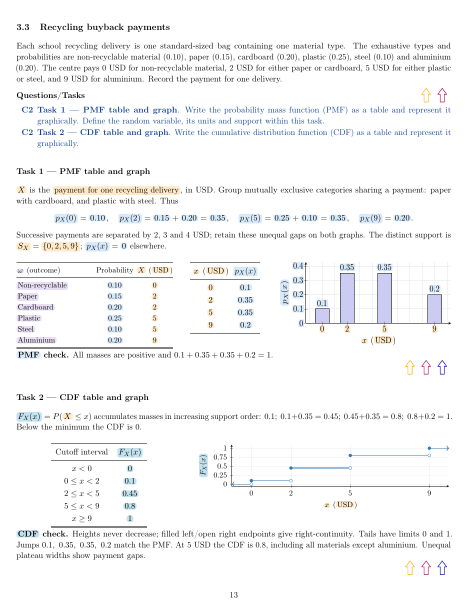
#> input picture tmp/practice-outcome-rows/row-13.png, 935 x 1210 px, given in place of row-9.png, which was not available (shown at 1/2 size)
$ python contact.py
#> lines starting #> are read from the running program, lines starting #| are printed output that depends on the picture
from PIL import Image,ImageOps,ImageDraw
from pathlib import Path
pages=[9,11,13,15,17,20,24,27,31,35,39]
canvas=Image.new('RGB',(1872,2460),'white')
#> canvas: PIL image 1872x2460 RGB; every value is 255
for i,n in enumerate(pages):
 im=Image.open(f'tmp/practice-outcome-rows/row-{n}.png');im.thumbnail((460,600))
#> further down, im is the input picture: PIL image 935x1210 RGB; mean R, G, B 245.4, 245.8, 246.5
#> after `im.thumbnail((460, 600))`:
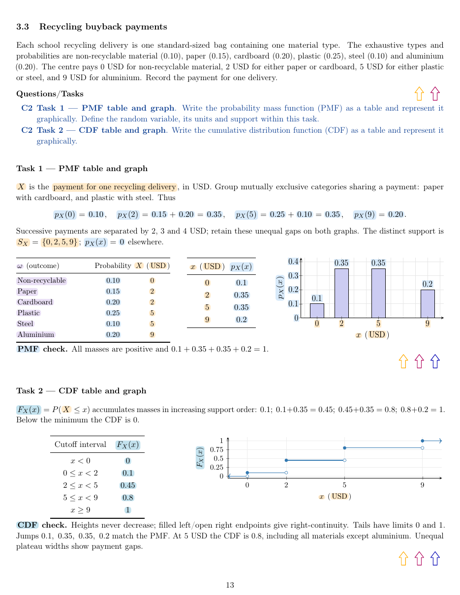
#> im: PIL image 460x595 RGB; mean R, G, B 245.1, 245.5, 246.2
 x=(i%4)*468;y=(i//4)*820
 canvas.paste(im,(x,y));ImageDraw.Draw(canvas).text((x+10,y+605),str(n),fill='black')
#> after `canvas.paste(im, (x, y))`:
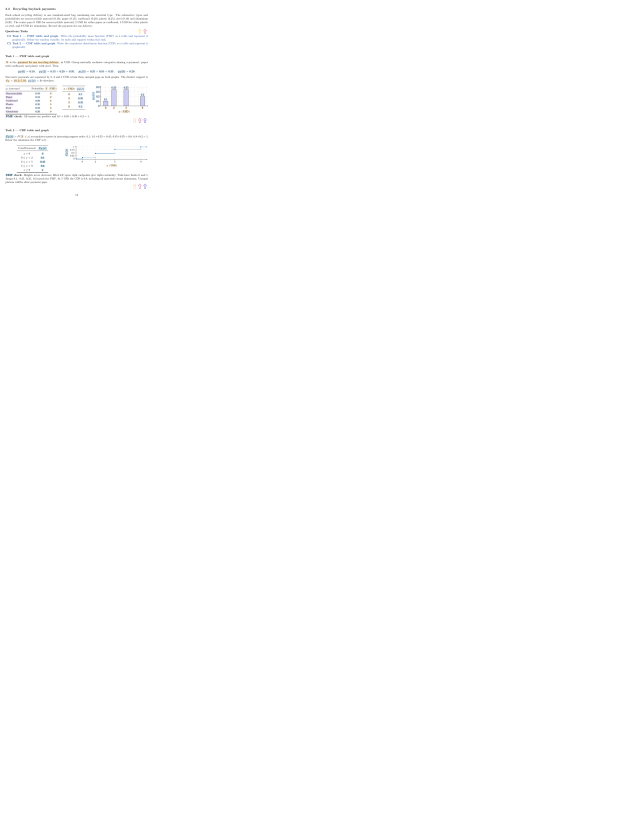
#> canvas: PIL image 1872x2460 RGB (shown at 1/3 size); mean R, G, B 254.4, 254.4, 254.5
#> pass 2 of the loop `for i,n in enumerate(pages):`:
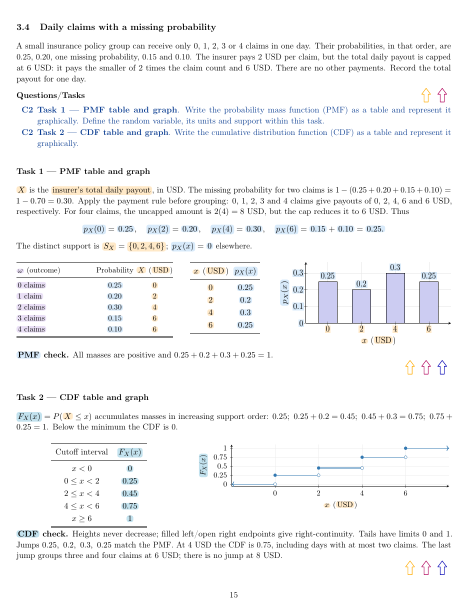
#> input picture tmp/practice-outcome-rows/row-15.png, 935 x 1210 px, given in place of row-11.png, which was not available (shown at 1/2 size)
#> im is the input picture: PIL image 935x1210 RGB; mean R, G, B 245.2, 245.6, 246.4
#> `im.thumbnail((460, 600))`:
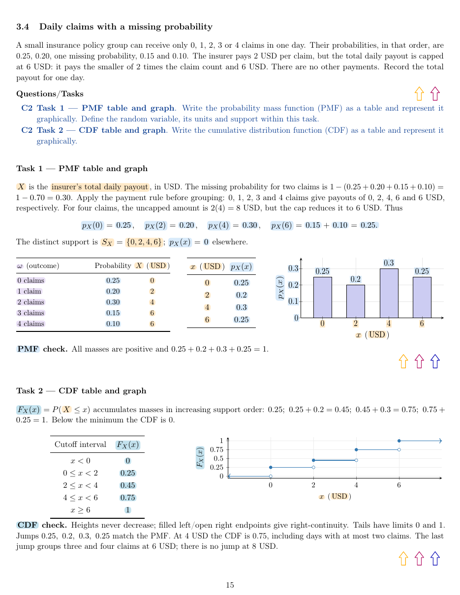
#> im: PIL image 460x595 RGB; mean R, G, B 244.9, 245.3, 246.1
#> `canvas.paste(im, (x, y))`:
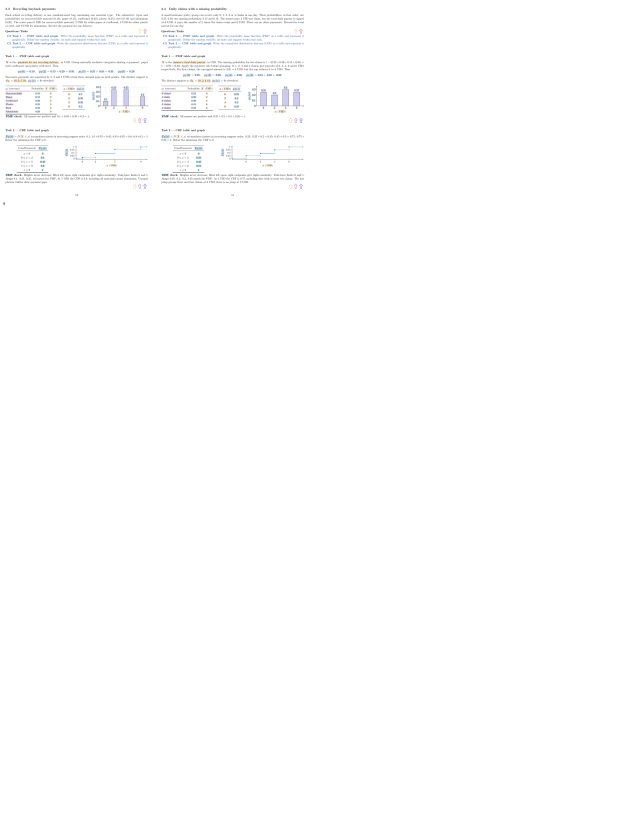
#> canvas: PIL image 1872x2460 RGB (shown at 1/3 size); mean R, G, B 253.8, 253.9, 254
#> (the run stopped early here; a loop or call above may not have finished)
